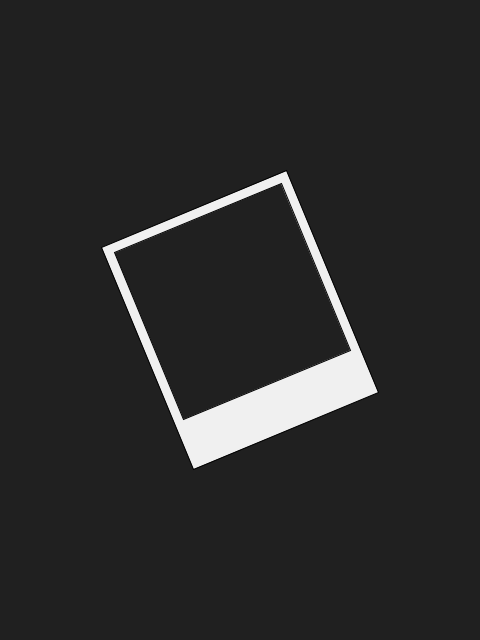
Frame 1 (no input)
Frame 2 (the mouse pressed at the canvas centre, redrawn once): identical to frame 1, image omitted

The Processing sketch that drew this single still picture (run headless with seeded random() and noise(); the mouse was pressed at the canvas centre and the sketch redrawn once):

// Processing sketch: memento
// ── memento.pde
// Manuale di Programmazione Cinematografica
// Daniele Olmisani, 2015

// Memento

final int SIZE = 200;

void setup() {
  
  size(480, 640);
  noLoop();
}

void draw() {
  
  translate(width/2.0, height/2.0);
  rotate(-QUARTER_PI/2);
  
  background(32);
  fill(240);
  
  rectMode(CENTER);
  
  rect(0, 0, SIZE, 1.2*SIZE);
  translate(0, -0.1*SIZE);
  
  fill(32);
  
  rect(0, 0, 0.9*SIZE, 0.9*SIZE);
  
  save("memento.png");
  
}
